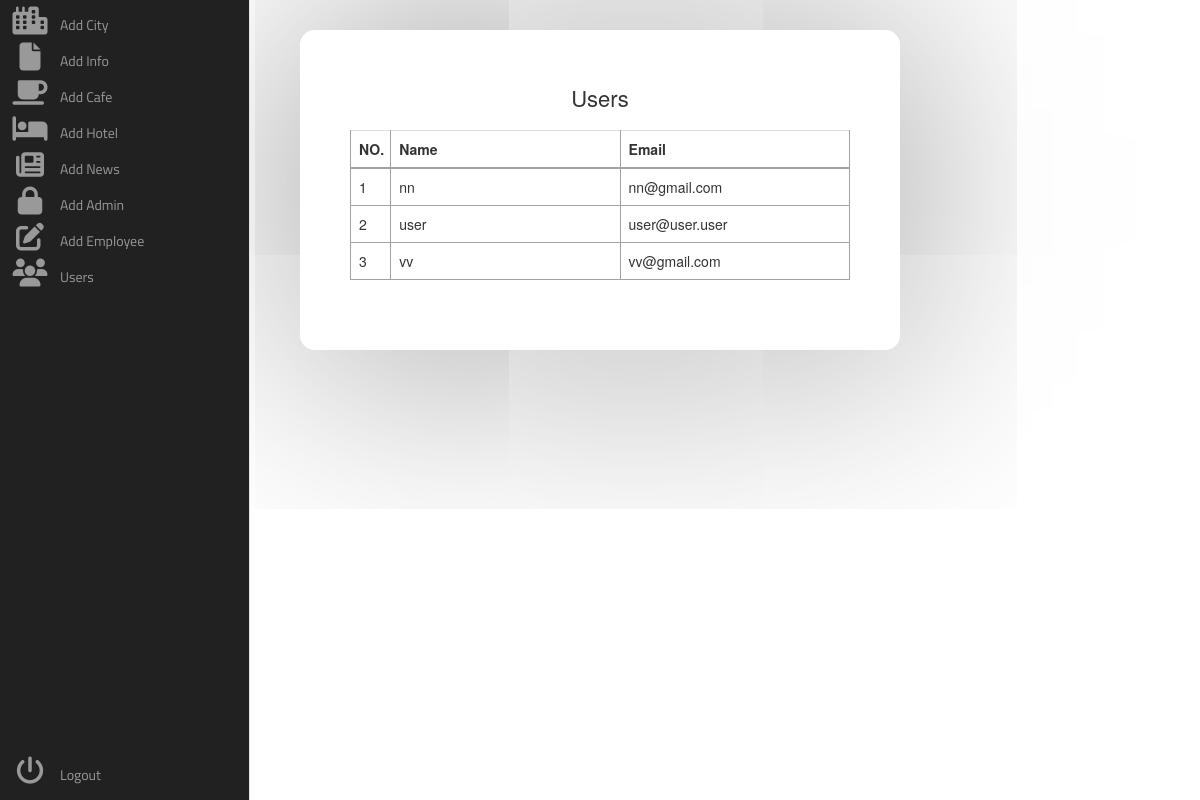
/admin/users.php, run on the app's committed database.
### tables this page shows
CREATE TABLE `users` (
  `users_id` int(255) NOT NULL,
  `users_name` varchar(255) NOT NULL,
  `users_email` varchar(255) NOT NULL,
  `users_password` varchar(255) NOT NULL,
  `users_type` tinyint(255) NOT NULL,
  `type_city` tinyint(255) NOT NULL,
  `language` tinyint(255) NOT NULL
);

### admin/users.php (the view, shortened to what this page needs)
<!DOCTYPE html>
<html lang="en">
<head>
        <link rel="stylesheet" href="style/admin.css">
        <link rel="stylesheet" href="https://stackpath.bootstrapcdn.com/font-awesome/4.7.0/css/font-awesome.min.css">
    <link rel="stylesheet" href="https://stackpath.bootstrapcdn.com/bootstrap/3.3.7/css/bootstrap.min.css">
    </head>
    <body>
    <div class="area"></div><nav class="main-menu">
    <ul>
                <li>
                    <a href="city.php">
                        <i class="fa fa-city fa-2x"></i>
                        <span class="nav-text">
                           Add City
                        </span>
                    </a>
                </li>
                <li class="has-subnav">
                    <a href="info.php">
                        <i class="fa fa-file fa-2x"></i>
                        <span class="nav-text">
                            Add Info
                        </span>
                    </a>
                </li>
                <li class="has-subnav">
                    <a href="cafes.php">
                       <i class="fa fa-mug-saucer fa-2x"></i>
                        <span class="nav-text">
                            Add Cafe
                        </span>
                    </a>
                </li>
                <li class="has-subnav">
                    <a href="hotels.php">
                       <i class="fa fa-hotel fa-2x"></i>
                        <span class="nav-text">
                            Add Hotel
                        </span>
                    </a>
                </li>
                <li>
                    <a href="news.php">
                        <i class="fa fa-newspaper fa-2x"></i>
                        <span class="nav-text">
                            Add News
                        </span>
                    </a>
                </li>
                <li>
                    <a href="admin.php">
                        <i class="fa fa-lock fa-2x"></i>
                        <span class="nav-text">
                           Add Admin
                        </span>
                    </a>
                </li>
                <li>
                   <a href="employee.php">
                       <i class="fa fa-pen-to-square fa-2x"></i>
                        <span class="nav-text">
                            Add Employee
                        </span>
                    </a>
                </li>
                <li>
                   <a href="users.php">
                        <i class="fa fa-users fa-2x"></i>
                        <span class="nav-text">
                            Users
                        </span>
                    </a>
                </li>
            </ul>
            <ul class="logout">
                <li>
                   <a href="#">
                         <i class="fa fa-power-off fa-2x"></i>
                        <span class="nav-text">
                            Logout
                        </span>
                    </a>
                </li>
            </ul>
        </nav>
        <diV class="table-wrapper">
            <div class="table-title">
                <div class="row">
                    <div><h2>Users <b></b></h2></div>
                </div>
            </div>
        <table class="table table-bordered">
            <thead>
                <tr>
                    <th style="width: 7%;">NO.</th>
                    <th style="width: 40%;">Name</th>
                    <th style="width: 40%;">Email</th>
                </tr>
            </thead>
            <tbody>
                <?php
                    include "../config.php";
                    $query_pag_data = "SELECT * FROM users";
                    $result_pag_data = mysqli_query($conn, $query_pag_data);
                    $i = 1;
                    while($row = mysqli_fetch_assoc($result_pag_data))
                    {
                        $users_name = $row['users_name'];
                        $users_email = $row['users_email'];
                ?>
                <tr>
                    <td><?php echo $i++ ?></td>
                    <td><?php echo $users_name; ?></td>
                    <td><?php echo $users_email; ?></td>
                </tr>
            <?php } ?>
            </tbody>
        </table>
        </diV>
    </body>
</html>

### admin/style/admin.css (style rules this page uses)
.fa-2x { font-size: 2em; }
.fa { position: relative; display: table-cell; width: 60px; height: 36px; text-align: center; vertical-align: middle; font-size:20px; }
.main-menu { background:#212121; border-right:1px solid #e5e5e5; position:absolute; top:0; bottom:0; height:100%; left:0; width:60px; overflow:hidden; -webkit-transition:width .05s linear; transition:width .05s linear; -webkit-transform:translateZ(0) scale(1,1); z-index:1000; }
.main-menu>ul { margin:7px 0; }
.main-menu li { position:relative; display:block; width:250px; }
.main-menu li>a { position:relative; display:table; border-collapse:collapse; border-spacing:0; color:#999; font-family: arial; font-size: 14px; text-decoration:none; -webkit-transform:translateZ(0) scale(1,1); -webkit-transition:all .1s linear; transition:all .1s linear; }
.main-menu .nav-text { position:relative; display:table-cell; vertical-align:middle; width:190px; font-family: 'Titillium Web', sans-serif; }
.main-menu>ul.logout { position:absolute; left:0; bottom:0; }
nav { -webkit-user-select:none; -moz-user-select:none; -ms-user-select:none; -o-user-select:none; user-select:none; }
nav ul,nav li { outline:0; margin:0; padding:0; }

### admin/users.php (style rules this page uses)
.table-wrapper { width: 50%; margin: 30px auto; background: rgba(255, 255, 255, 0.8); padding: 50px; box-shadow: 0 0 1000px rgb(147, 146, 146); border-radius: 15px; }
.table-title { padding-bottom: 10px; margin: 0 0 10px; }
.table-title h2 { margin: 6px 0 0; font-size: 22px; display: flex; align-items: center; justify-content: center; }
table.table { table-layout: fixed; background: #fff; }
table.table tr th, table.table tr td { border-color: #a3a1a1; }
table.table th:last-child { width: 100px; }

### data on the page
users: users_name "nn", users_email "nn@gmail.com"
users: users_name "user", users_email "user@user.user"
users: users_name "vv", users_email "vv@gmail.com"
